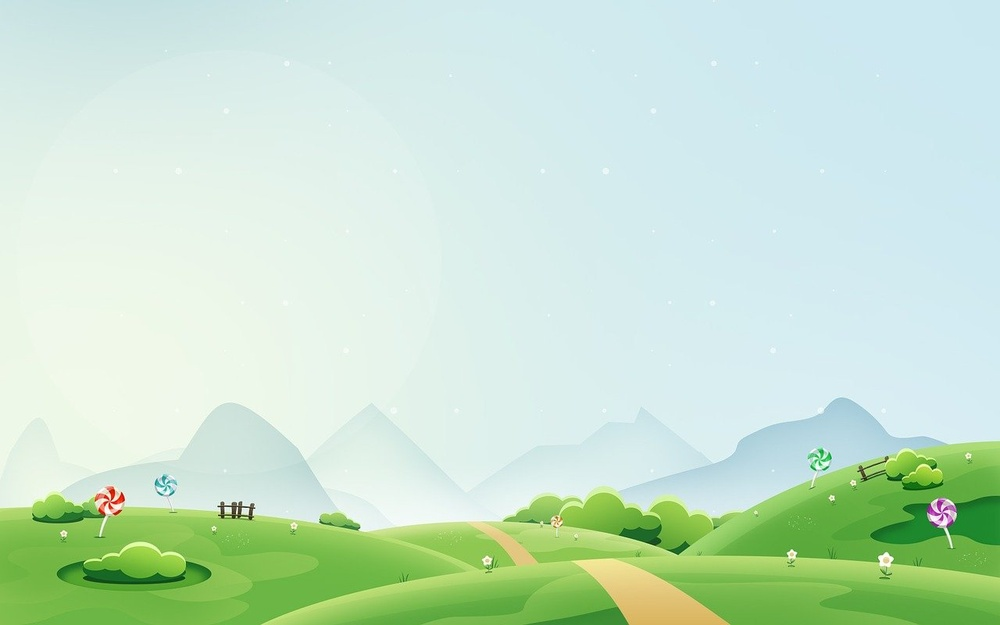
#> input picture Image2.jpg, 1000 x 625 px, shrunk from 1280 x 800 before the run
$ python C990_Cartoon.py
#> lines starting #> are read from the running program, lines starting #| are printed output that depends on the picture; after the words box and inside, x2 and y2 are one past the last pixel; in counts of white or black regions, pixels touching at a corner belong together
import cv2
img = cv2.imread("Image2.jpg")
#> img is the input picture: shape (625, 1000, 3); mean B, G, R 204.5, 227.3, 199.8
if img is None:
    print("Image not found")
    exit()

# Prep grayscale & blur
g = cv2.cvtColor(img, cv2.COLOR_BGR2GRAY)
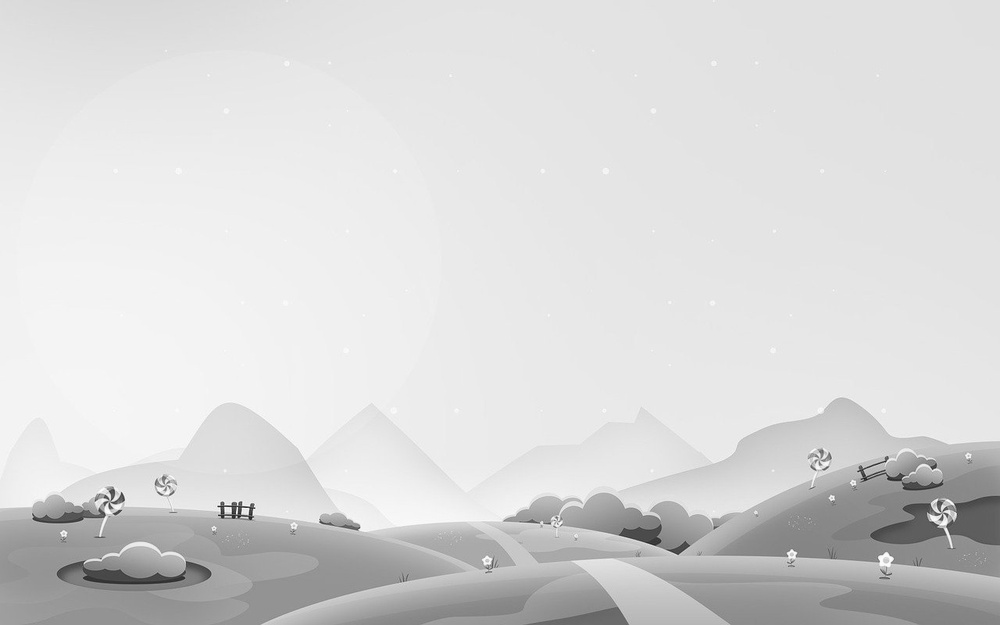
#> g: shape (625, 1000); min 27, max 254, mean 216.5
g = cv2.medianBlur(g, 5)

# Edges
e = cv2.adaptiveThreshold(g, 255, cv2.ADAPTIVE_THRESH_MEAN_C,
                          cv2.THRESH_BINARY, 9, 9)
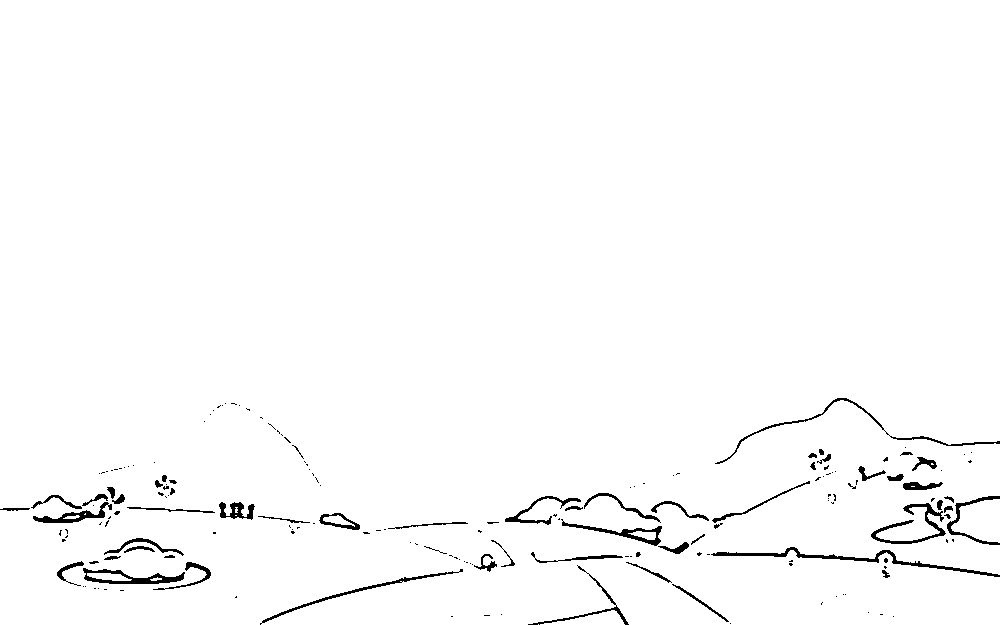
#> e: shape (625, 1000); 98.2% white; 179 black regions (121 under 20 px), largest, box (x1, y1, x2, y2) and area: (711, 547, 1000, 577) 987, (871, 503, 946, 544) 660, (83, 568, 185, 584) 645

# Smooth color
c = cv2.bilateralFilter(img, 9, 250, 250)

# Combine
cartoon = cv2.bitwise_and(c, c, mask=e)
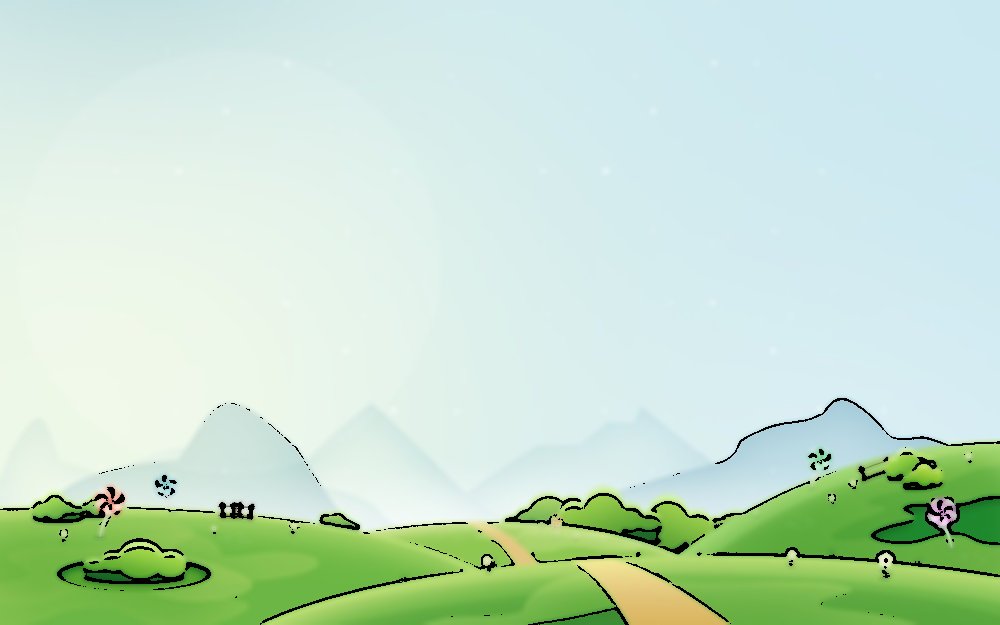
#> cartoon: shape (625, 1000, 3); mean B, G, R 202.9, 224.3, 197.7

cv2.imshow("Cartoon", cartoon)
# cv2.imwrite("cartoon_output.jpg", cartoon)
cv2.waitKey(0)
cv2.destroyAllWindows()
